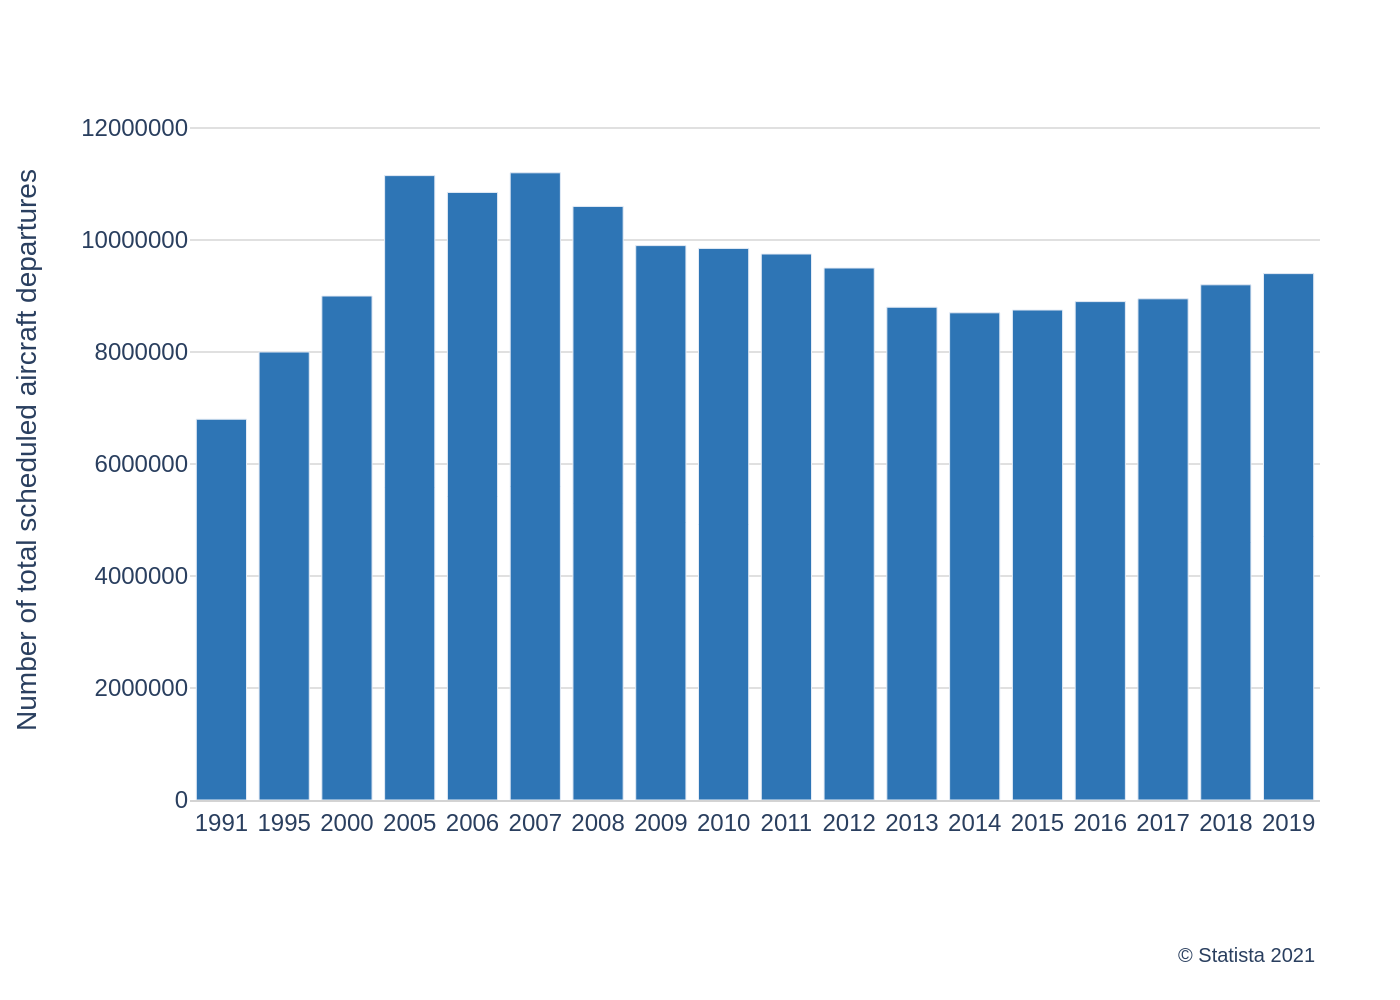

Source code (Python):
import sys
import json
import pathlib
import plotly.graph_objects as go

if len(sys.argv) != 2:
    print("Usage: python script.py <path_to_json_file>")
    sys.exit(1)

json_path_str = sys.argv[1]
json_path = pathlib.Path(json_path_str)

if not json_path.is_file():
    print(f"Error: JSON file not found at {json_path}")
    sys.exit(1)

with open(json_path, 'r', encoding='utf-8') as f:
    chart_info = json.load(f)

data = chart_info['chart_data']
texts = chart_info['texts']
colors = chart_info['colors']

x_data = [item['year'] for item in data]
y_data = [item['value'] for item in data]

fig = go.Figure()

fig.add_trace(go.Bar(
    x=x_data,
    y=y_data,
    marker_color=colors[0],
    showlegend=False
))

title_text = texts.get('title') or ''
subtitle_text = texts.get('subtitle') or ''
full_title = f"<b>{title_text}</b><br><sub>{subtitle_text}</sub>" if title_text else ""

fig.update_layout(
    title=dict(
        text=full_title,
        x=0.01,
        xanchor='left',
        y=0.95,
        yanchor='top'
    ),
    xaxis=dict(
        title_text=texts.get('x_axis_title'),
        type='category',
        tickangle=0,
        showline=True,
        linewidth=1,
        linecolor='lightgrey'
    ),
    yaxis=dict(
        title_text=texts.get('y_axis_title'),
        range=[0, 12500000],
        tickformat=' ',
        showgrid=True,
        gridcolor='#e0e0e0',
        zeroline=False
    ),
    font=dict(
        family="Arial",
        size=12
    ),
    plot_bgcolor='white',
    paper_bgcolor='white',
    margin=dict(l=90, r=40, t=50, b=100),
    annotations=[
        dict(
            text=texts.get('source', ''),
            showarrow=False,
            xref='paper',
            yref='paper',
            x=1.0,
            y=-0.2,
            xanchor='right',
            yanchor='top',
            align='right',
            font=dict(size=10)
        )
    ]
)

output_filename = json_path.with_suffix('.png')
fig.write_image(output_filename, scale=2)
print(f"Chart saved to {output_filename}")
